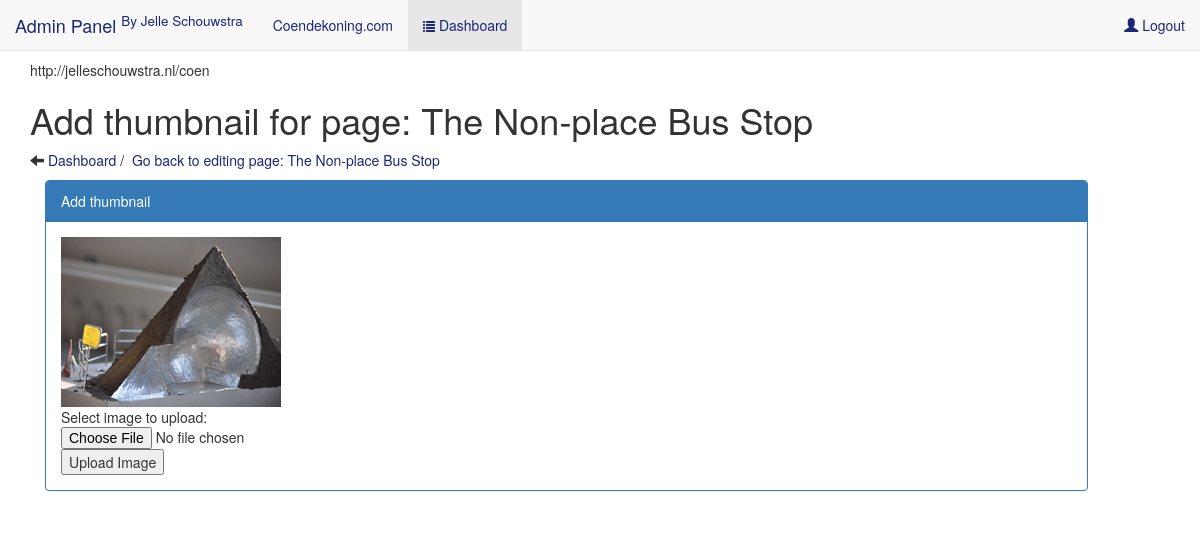
Screenshot of /admin/index.php?view=edit_page_add_thumbnail&id=1 (signed in) with the database file from the repository.
### tables this page shows
CREATE TABLE IF NOT EXISTS `pages` (
  `id` int(255) NOT NULL,
  `name` varchar(255) NOT NULL,
  `content` mediumtext NOT NULL,
  `active` int(11) NOT NULL DEFAULT '1' COMMENT 'visible true/false',
  `thumbnail` varchar(255) NOT NULL
);

### admin/model/Page.php (called while the page is built, shortened)
<?php
class Page {
    public function getCurrentPage( $db,$pageID ) {
        $stmt = $db->prepare( "SELECT id, name, content, thumbnail FROM pages WHERE id = ?" );
        $stmt->bind_param("i",$pageID);
        $stmt->execute();
        $stmt->bind_result($id,$name,$content,$thumbnail);
        $result = $stmt->get_result();
        return $result;
    }
}
?>

### admin/view/edit_page_add_thumbnail.php (the view, shortened to what this page needs)
<?php
$page = new Page( $db );
$pageID = $_REQUEST['id'];
echo $domainUrl;
$getPage = $page->getCurrentPage($db,$pageID);
while($row = $getPage->fetch_assoc()){
	echo "<h1>Add thumbnail for page: " .$row['name']. "</h1>";
	echo "<p>";
	echo "<span class=\"glyphicon glyphicon-arrow-left\"></span> <a href=\"index.php?view=dashboard\">Dashboard /</a><a href=\"index.php?view=edit_page&id=".$row['id']."\">&nbsp; Go back to editing page: ".$row['name']."</a>";
	echo "</p>";
}
?>
<div class="container">
<div class="row">
	<div class="col-lg-11">
		<div class="panel panel-primary">
			<div class="panel-heading">Add thumbnail</div>
				<div class="panel-body">
					<?php
					$currentPage = $page->getCurrentPage( $db,$pageID );
					while($row = $currentPage->fetch_assoc()) {
						echo "<img style=\"width:220px;height:170px;\" src=\"".$row['thumbnail']."\">";
					}
					?>
					<form method="post" enctype="multipart/form-data">
						Select image to upload:
						<input type="file" name="fileToUpload" id="fileToUpload">
						<input type="submit" value="Upload Image" name="uploadImage">
					</form>
				</div>
			</div>
		</div>
	</div>
</div>

### admin/asset/css/login.css (style rules this page uses)
body { padding-top: 40px; padding-bottom: 40px; background-color: #eee; }

### admin/asset/css/custom.css (style rules this page uses)
body { background-color:white ; }
a:link,a:visited,a:hover { color: #1b2678 !important; }

### rows the page displays
pages: name "The Non-place Bus Stop", thumbnail (picture)

### other values shown
$domainUrl "http://jelleschouwstra.nl/coen"
